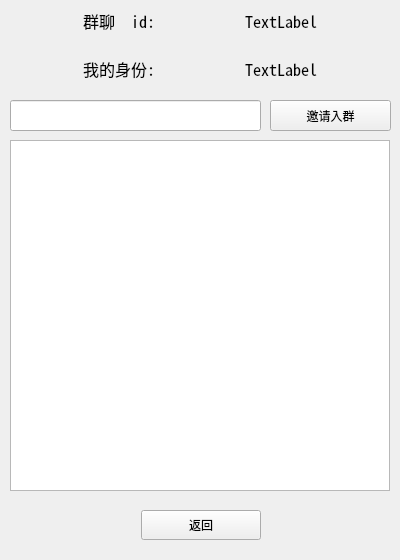
<?xml version="1.0" encoding="UTF-8"?>
<ui version="4.0">
 <class>VXGroupDetial</class>
 <widget class="QWidget" name="VXGroupDetial">
  <property name="windowModality">
   <enum>Qt::WindowModal</enum>
  </property>
  <property name="geometry">
   <rect>
    <x>0</x>
    <y>0</y>
    <width>400</width>
    <height>560</height>
   </rect>
  </property>
  <property name="minimumSize">
   <size>
    <width>400</width>
    <height>560</height>
   </size>
  </property>
  <property name="maximumSize">
   <size>
    <width>400</width>
    <height>560</height>
   </size>
  </property>
  <property name="windowTitle">
   <string>Form</string>
  </property>
  <widget class="QWidget" name="widget" native="true">
   <property name="geometry">
    <rect>
     <x>0</x>
     <y>0</y>
     <width>400</width>
     <height>90</height>
    </rect>
   </property>
   <property name="minimumSize">
    <size>
     <width>400</width>
     <height>90</height>
    </size>
   </property>
   <property name="maximumSize">
    <size>
     <width>400</width>
     <height>90</height>
    </size>
   </property>
   <layout class="QVBoxLayout" name="verticalLayout">
    <item>
     <layout class="QHBoxLayout" name="horizontalLayout">
      <item>
       <spacer name="horizontalSpacer_6">
        <property name="orientation">
         <enum>Qt::Horizontal</enum>
        </property>
        <property name="sizeHint" stdset="0">
         <size>
          <width>40</width>
          <height>20</height>
         </size>
        </property>
       </spacer>
      </item>
      <item>
       <widget class="QLabel" name="label">
        <property name="font">
         <font>
          <family>Noto Sans Mono CJK SC</family>
          <pointsize>12</pointsize>
         </font>
        </property>
        <property name="text">
         <string>群聊  id:</string>
        </property>
       </widget>
      </item>
      <item>
       <spacer name="horizontalSpacer">
        <property name="orientation">
         <enum>Qt::Horizontal</enum>
        </property>
        <property name="sizeHint" stdset="0">
         <size>
          <width>40</width>
          <height>20</height>
         </size>
        </property>
       </spacer>
      </item>
      <item>
       <widget class="QLabel" name="idLab">
        <property name="font">
         <font>
          <family>Noto Sans Mono CJK SC</family>
          <pointsize>12</pointsize>
         </font>
        </property>
        <property name="text">
         <string>TextLabel</string>
        </property>
       </widget>
      </item>
      <item>
       <spacer name="horizontalSpacer_2">
        <property name="orientation">
         <enum>Qt::Horizontal</enum>
        </property>
        <property name="sizeHint" stdset="0">
         <size>
          <width>40</width>
          <height>20</height>
         </size>
        </property>
       </spacer>
      </item>
     </layout>
    </item>
    <item>
     <layout class="QHBoxLayout" name="horizontalLayout_2">
      <item>
       <spacer name="horizontalSpacer_5">
        <property name="orientation">
         <enum>Qt::Horizontal</enum>
        </property>
        <property name="sizeHint" stdset="0">
         <size>
          <width>40</width>
          <height>20</height>
         </size>
        </property>
       </spacer>
      </item>
      <item>
       <widget class="QLabel" name="label_2">
        <property name="font">
         <font>
          <family>Noto Sans Mono CJK SC</family>
          <pointsize>12</pointsize>
         </font>
        </property>
        <property name="text">
         <string>我的身份:</string>
        </property>
       </widget>
      </item>
      <item>
       <spacer name="horizontalSpacer_3">
        <property name="orientation">
         <enum>Qt::Horizontal</enum>
        </property>
        <property name="sizeHint" stdset="0">
         <size>
          <width>40</width>
          <height>20</height>
         </size>
        </property>
       </spacer>
      </item>
      <item>
       <widget class="QLabel" name="MyLab">
        <property name="font">
         <font>
          <family>Noto Sans Mono CJK SC</family>
          <pointsize>12</pointsize>
         </font>
        </property>
        <property name="text">
         <string>TextLabel</string>
        </property>
       </widget>
      </item>
      <item>
       <spacer name="horizontalSpacer_4">
        <property name="orientation">
         <enum>Qt::Horizontal</enum>
        </property>
        <property name="sizeHint" stdset="0">
         <size>
          <width>40</width>
          <height>20</height>
         </size>
        </property>
       </spacer>
      </item>
     </layout>
    </item>
   </layout>
  </widget>
  <widget class="QWidget" name="layoutWidget">
   <property name="geometry">
    <rect>
     <x>10</x>
     <y>500</y>
     <width>381</width>
     <height>51</height>
    </rect>
   </property>
   <layout class="QHBoxLayout" name="horizontalLayout_3">
    <item>
     <spacer name="horizontalSpacer_7">
      <property name="orientation">
       <enum>Qt::Horizontal</enum>
      </property>
      <property name="sizeHint" stdset="0">
       <size>
        <width>40</width>
        <height>20</height>
       </size>
      </property>
     </spacer>
    </item>
    <item>
     <widget class="QPushButton" name="pushButton">
      <property name="minimumSize">
       <size>
        <width>120</width>
        <height>30</height>
       </size>
      </property>
      <property name="text">
       <string>返回</string>
      </property>
     </widget>
    </item>
    <item>
     <spacer name="horizontalSpacer_8">
      <property name="orientation">
       <enum>Qt::Horizontal</enum>
      </property>
      <property name="sizeHint" stdset="0">
       <size>
        <width>40</width>
        <height>20</height>
       </size>
      </property>
     </spacer>
    </item>
   </layout>
  </widget>
  <widget class="QListWidget" name="listWidget">
   <property name="geometry">
    <rect>
     <x>10</x>
     <y>140</y>
     <width>380</width>
     <height>351</height>
    </rect>
   </property>
   <property name="minimumSize">
    <size>
     <width>380</width>
     <height>290</height>
    </size>
   </property>
   <property name="maximumSize">
    <size>
     <width>380</width>
     <height>10000</height>
    </size>
   </property>
  </widget>
  <widget class="QPushButton" name="addBtm">
   <property name="geometry">
    <rect>
     <x>270</x>
     <y>100</y>
     <width>121</width>
     <height>31</height>
    </rect>
   </property>
   <property name="text">
    <string>邀请入群</string>
   </property>
  </widget>
  <widget class="QLineEdit" name="idLdt">
   <property name="geometry">
    <rect>
     <x>10</x>
     <y>100</y>
     <width>251</width>
     <height>31</height>
    </rect>
   </property>
  </widget>
 </widget>
 <resources/>
 <connections/>
</ui>
